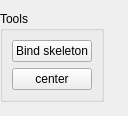
       <widget class="QWidget" name="graph_edition">
        <property name="geometry">
         <rect>
          <x>0</x>
          <y>0</y>
          <width>128</width>
          <height>116</height>
         </rect>
        </property>
        <attribute name="label">
         <string>Graph edition</string>
        </attribute>
        <layout class="QHBoxLayout" name="horizontalLayout_8">
         <property name="spacing">
          <number>0</number>
         </property>
         <property name="leftMargin">
          <number>0</number>
         </property>
         <property name="rightMargin">
          <number>0</number>
         </property>
         <item>
          <layout class="QVBoxLayout" name="vert_layout_graph_edit">
           <property name="spacing">
            <number>0</number>
           </property>
           <item>
            <widget class="QGroupBox" name="groupBox_2">
             <property name="title">
              <string>Tools</string>
             </property>
             <layout class="QVBoxLayout" name="verticalLayout_19">
              <item>
               <widget class="QPushButton" name="pushB_attached_skeleton">
                <property name="toolTip">
                 <string>&lt;html&gt;&lt;head/&gt;&lt;body&gt;&lt;p&gt;Bind the skeleton to the mesh.&lt;/p&gt;&lt;p&gt;The skeleton edition mode is left&lt;/p&gt;&lt;p&gt;to go to animation mode.&lt;/p&gt;&lt;p&gt;You can edit skinning weights (diffuse them/paint)&lt;/p&gt;&lt;p&gt;or edit the skeleton by pressing j to move a joint.&lt;/p&gt;&lt;p&gt;&lt;br/&gt;&lt;/p&gt;&lt;/body&gt;&lt;/html&gt;</string>
                </property>
                <property name="text">
                 <string>Bind skeleton</string>
                </property>
               </widget>
              </item>
              <item>
               <widget class="QPushButton" name="center_graph_node">
                <property name="toolTip">
                 <string>Try to center the selected node inside the mesh</string>
                </property>
                <property name="text">
                 <string>center</string>
                </property>
               </widget>
              </item>
             </layout>
            </widget>
           </item>
           <item>
            <spacer name="verticalSpacer_4">
             <property name="orientation">
              <enum>Qt::Vertical</enum>
             </property>
             <property name="sizeHint" stdset="0">
              <size>
               <width>20</width>
               <height>40</height>
              </size>
             </property>
            </spacer>
           </item>
          </layout>
         </item>
         <item>
          <spacer name="horizontalSpacer_4">
           <property name="orientation">
            <enum>Qt::Horizontal</enum>
           </property>
           <property name="sizeHint" stdset="0">
            <size>
             <width>101</width>
             <height>20</height>
            </size>
           </property>
          </spacer>
         </item>
        </layout>
       </widget>
